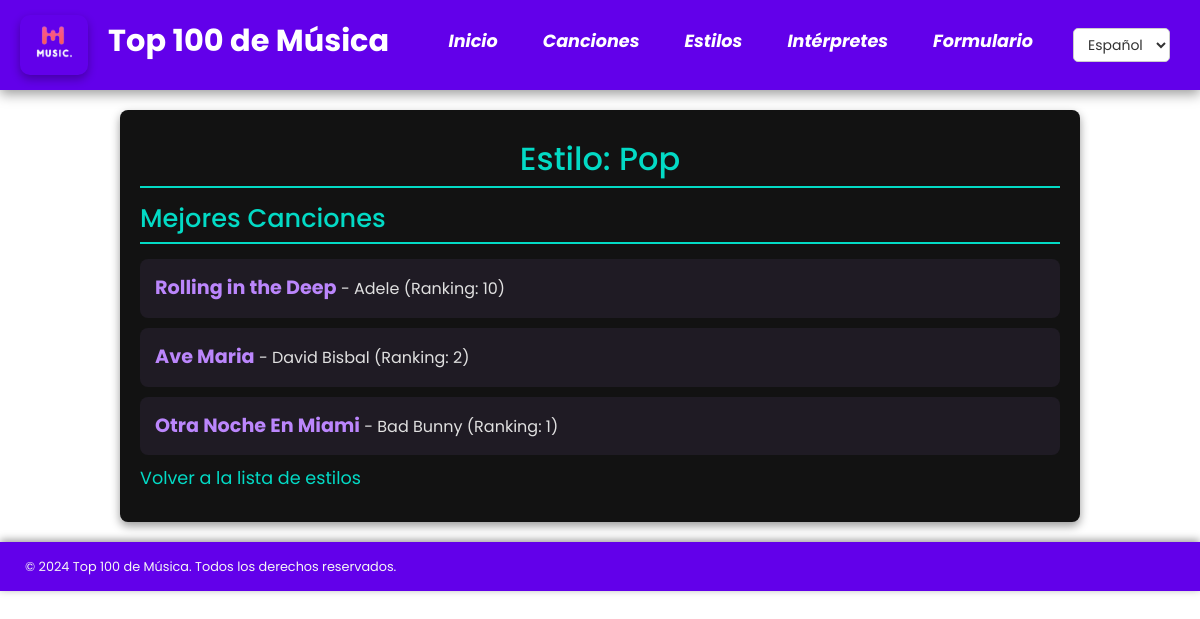
/es/estilos/5/, run on the app's committed database.
### appTop100Django/models.py (models this page shows, shortened)
class Estilo(models.Model):
    nombre = models.CharField(max_length=50)
    descripcion = models.CharField(max_length=300)

class Cancion(models.Model):
    titulo = models.CharField(max_length=50)
    duracion = models.IntegerField(default=0)
    ranking = models.IntegerField(unique=True)
    fecha = models.DateField()
    estilo = models.ForeignKey(Estilo, on_delete=models.CASCADE)
    intepretes = models.ManyToManyField(Interprete)
    imagen = models.ImageField(upload_to='canciones/', blank=True, null=True)

class Interprete(models.Model):
    nombre = models.CharField(max_length=50)
    numero_integrantes = models.IntegerField(default=0)
    descripcion_interprete = models.CharField(max_length=300)
    oyentes_mensuales = models.IntegerField(default=0)
    imagen = models.ImageField(upload_to='interpretes/', blank=True, null=True)

### appTop100Django/views.py (the view)
# urls.py: path('estilos/<int:estilo_id>/', views.detalles_estilo, name='detalles_estilo'),
def detalles_estilo(request, estilo_id):
    estilo = get_object_or_404(Estilo, pk=estilo_id)
    canciones = estilo.cancion_set.all().order_by('ranking')
    context = {'estilo': estilo, 'canciones': canciones}
    return render(request, 'detalles_estilo.html', context)

### appTop100Django/templates/detalles_estilo.html (shortened to what this page needs)
{% extends 'base.html' %}
{% load i18n %}
{% block contenido %}
<h2>{% trans "Estilo:" %} {{ estilo.nombre }}</h2>
<h3>{% trans "Mejores Canciones" %}</h3>
<ul>
    {% for cancion in estilo.cancion_set.all %}
        <li>
            <a href="{% url 'detalles_cancion' cancion.id %}">{{ cancion.titulo }}</a>
            - {{ cancion.intepretes.first.nombre }} ({% trans "Ranking:" %} {{ cancion.ranking }})
        </li>
    {% empty %}
        <li>{% trans "No hay canciones disponibles para este estilo." %}</li>
    {% endfor %}
</ul>
<a href="{% url 'lista_estilos' %}">{% trans "Volver a la lista de estilos" %}</a>
{% endblock %}

### appTop100Django/static/css/estilos.css (style rules this page uses)
body { font-family: 'Poppins'; background-color: #ffffff; color: #e0e0e0; margin: 0; padding: 0; }
h2, h3 { color: #03dac5; border-bottom: 2px solid #03dac5; padding-bottom: 8px; margin-bottom: 15px; }
h2 { font-size: 2em; text-align: center; }
h3 { font-size: 1.6em; }
ul:not(.nav-titulos) { list-style-type: none; padding: 0; max-width: 100%; margin: 0 auto; }
ul:not(.nav-titulos) li { background-color: #1f1b24; margin-bottom: 10px; padding: 15px; border-radius: 8px; transition: transform 0.2s, box-shadow 0.2s; max-width: 100%; box-sizing: border-box; }
ul:not(.nav-titulos) li a { color: #bb86fc; font-weight: bold; font-size: 1.2em; text-decoration: none; }
a { color: #03dac5; text-decoration: none; transition: color 0.3s ease, transform 0.2s ease; font-weight: normal ; font-size: 1.1em; }

### data on the page
Estilo: nombre "Pop"
Cancion: titulo "Rolling in the Deep", intepretes.first.nombre "Adele", ranking "10"
Cancion: titulo "Ave Maria", intepretes.first.nombre "David Bisbal", ranking "2"
Cancion: titulo "Otra Noche En Miami", intepretes.first.nombre "Bad Bunny", ranking "1"

### other printed values
form field language "Español"
